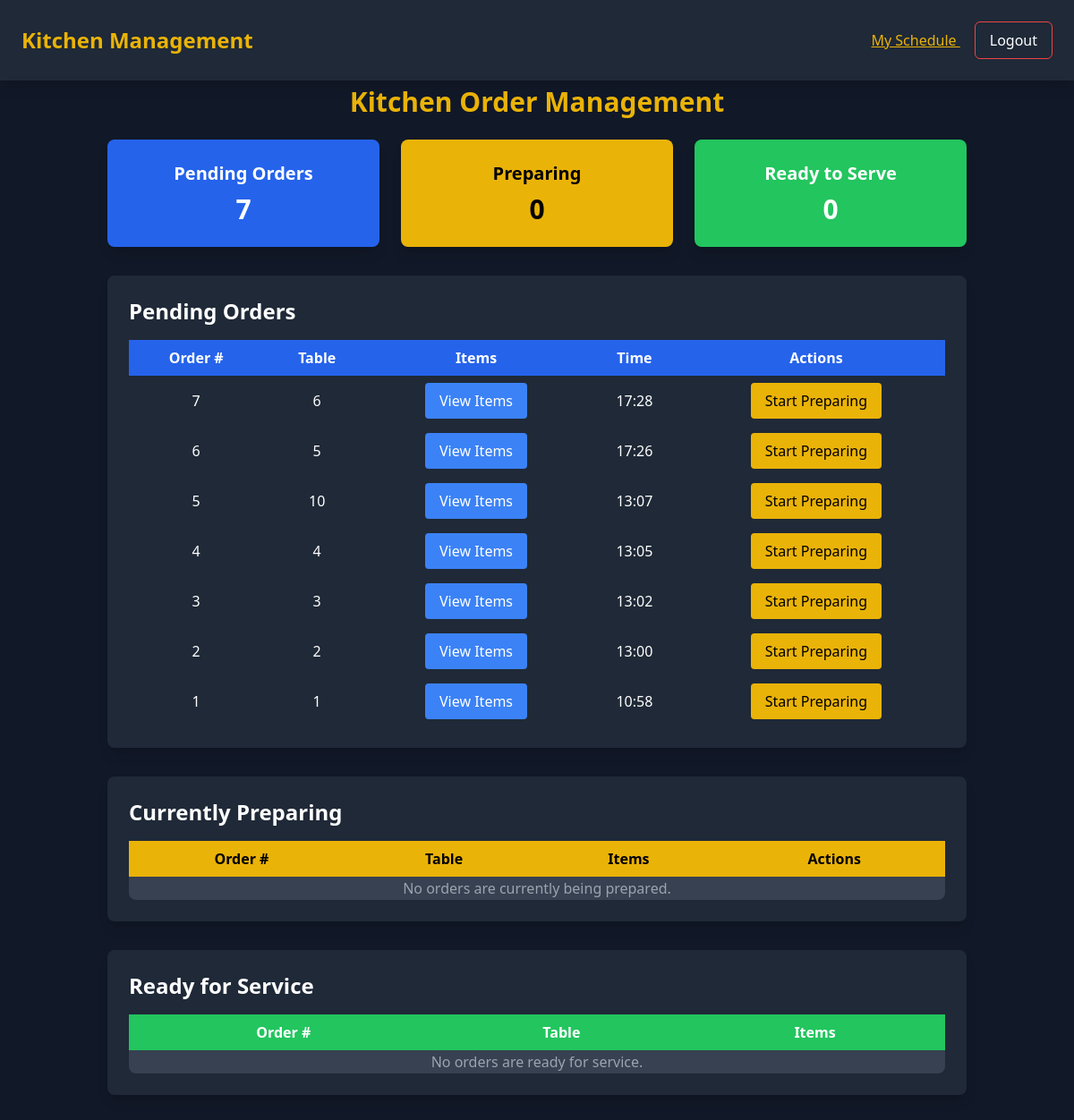
Page /core/chef-dashboard/ (signed in) on the earlier database version.
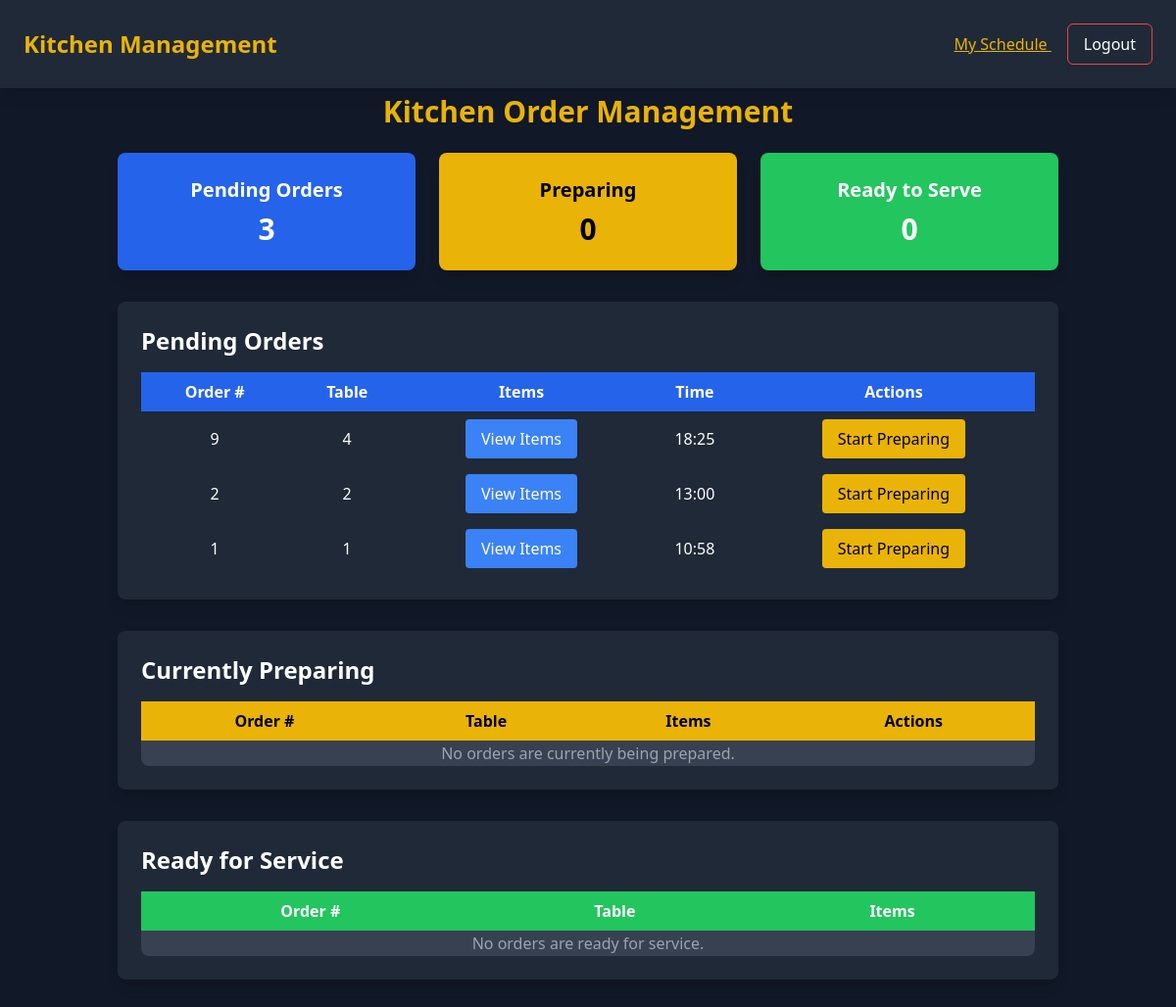
Same page on the later database version.
### order_management/models.py (models this page shows, shortened)
class Order(models.Model):
    STATUS_CHOICES = [
        ('pending', 'Pending'),
        ('preparing', 'Preparing'),
        ('ready', 'Ready'),
        ('served', 'Served'),
        ('completed', 'Completed'),
    ]
    PAYMENT_STATUS_CHOICES = [
        ('unpaid', 'Unpaid'),
        ('paid', 'Paid'),
    ]
    table_number = models.IntegerField()
    waiter = models.ForeignKey(User, on_delete=models.SET_NULL, null=True, related_name='orders')
    status = models.CharField(max_length=20, choices=STATUS_CHOICES, default='pending')
    payment_status = models.CharField(max_length=20, choices=PAYMENT_STATUS_CHOICES, default='unpaid')
    created_at = models.DateTimeField(auto_now_add=True)
    class Meta:
        ordering = ['-created_at']

### core/views.py (the view)
# urls.py: path('chef-dashboard/', views.chef_dashboard, name='chef_dashboard'),
@login_required
@user_passes_test(is_chef)
def chef_dashboard(request):
    pending_orders = Order.objects.filter(status="pending")
    preparing_orders = Order.objects.filter(status="preparing")
    ready_orders = Order.objects.filter(status="ready")
    context = {
        "pending_orders": pending_orders,
        "preparing_orders": preparing_orders,
        "ready_orders": ready_orders,
    }
    return render(request, "core/chef_dashboard.html", context)

### core/views.py (called while the page is built)
def is_chef(user):
    return user.is_authenticated and hasattr(user, 'userprofile') and user.userprofile.role == "Chef"

### core/templates/core/chef_dashboard.html (shortened to what this page needs)
<!DOCTYPE html>
<html lang="en">
<head>
    <script src="https://cdn.tailwindcss.com"></script>
</head>
<body class="bg-gray-900 text-white font-sans">
    <nav class="bg-gray-800 shadow-lg p-6 flex justify-between items-center fixed top-0 left-0 w-full z-50">
        <h1 class="text-yellow-500 text-2xl font-bold">Kitchen Management</h1>
        <div class="space-x-4">
            <a href="{% url 'staff_schedule' %}" class="text-yellow-500 hover:text-yellow-300 underline">
                My Schedule
            </a>
            <form method="POST" action="{% url 'logout' %}" class="inline">
                <button type="submit" class="hover:bg-red-500 hover:text-white bg-transparent border border-red-500 px-4 py-2 rounded-md transition duration-300">
                    Logout
                </button>
            </form>
        </div>
    </nav>
    <div class="container mx-auto pt-24 p-8">
        <h2 class="text-3xl font-bold mb-6 text-yellow-500 text-center">Kitchen Order Management</h2>
        <div class="grid grid-cols-1 md:grid-cols-3 gap-6 mb-8">
            <div class="bg-blue-600 p-6 rounded-lg shadow-lg text-center">
                <h5 class="text-xl font-semibold">Pending Orders</h5>
                <h2 class="text-3xl font-bold mt-2">{{ pending_orders.count }}</h2>
            </div>
            <div class="bg-yellow-500 p-6 rounded-lg shadow-lg text-center text-black">
                <h5 class="text-xl font-semibold">Preparing</h5>
                <h2 class="text-3xl font-bold mt-2">{{ preparing_orders.count }}</h2>
            </div>
            <div class="bg-green-500 p-6 rounded-lg shadow-lg text-center">
                <h5 class="text-xl font-semibold">Ready to Serve</h5>
                <h2 class="text-3xl font-bold mt-2">{{ ready_orders.count }}</h2>
            </div>
        </div>
        <div class="bg-gray-800 p-6 rounded-lg shadow-lg mb-8">
            <h2 class="text-2xl font-semibold mb-4">Pending Orders</h2>
            <table class="w-full bg-gray-700 rounded-lg">
                <thead class="bg-blue-600 text-white">
                    <tr>
                        <th class="px-4 py-2">Order #</th>
                        <th class="px-4 py-2">Table</th>
                        <th class="px-4 py-2">Items</th>
                        <th class="px-4 py-2">Time</th>
                        <th class="px-4 py-2">Actions</th>
                    </tr>
                </thead>
                <tbody>
                    {% for order in pending_orders %}
                    <tr class="bg-gray-800">
                        <td class="px-4 py-2 text-center">{{ order.id }}</td>
                        <td class="px-4 py-2 text-center">{{ order.table_number }}</td>
                        <td class="px-4 py-2 text-center">
                            <button onclick="viewOrderDetails('{{ order.id }}')" class="bg-blue-500 px-4 py-2 rounded hover:bg-blue-600">View Items</button>
                        </td>
                        <td class="px-4 py-2 text-center">{{ order.created_at|date:"H:i" }}</td>
                        <td class="px-4 py-2 text-center">
                            <button onclick="updateOrderStatus('{{ order.id }}', 'preparing')" class="bg-yellow-500 text-black px-4 py-2 rounded hover:bg-yellow-600">Start Preparing</button>
                        </td>
                    </tr>
                    {% empty %}
                    <tr>
                        <td colspan="5" class="text-center text-gray-400">No pending orders.</td>
                    </tr>
                    {% endfor %}
                </tbody>
            </table>
        </div>
        <div class="bg-gray-800 p-6 rounded-lg shadow-lg mb-8">
            <h2 class="text-2xl font-semibold mb-4">Currently Preparing</h2>
            <table class="w-full bg-gray-700 rounded-lg">
                <thead class="bg-yellow-500 text-black">
                    <tr>
                        <th class="px-4 py-2">Order #</th>
                        <th class="px-4 py-2">Table</th>
                        <th class="px-4 py-2">Items</th>
                        <th class="px-4 py-2">Actions</th>
                    </tr>
                </thead>
                <tbody>
                    {% for order in preparing_orders %}
                    <tr class="bg-gray-800">
                        <td class="px-4 py-2 text-center">{{ order.id }}</td>
                        <td class="px-4 py-2 text-center">{{ order.table_number }}</td>
                        <td class="px-4 py-2 text-center">
                            <button onclick="viewOrderDetails('{{ order.id }}')" class="bg-blue-500 px-4 py-2 rounded hover:bg-blue-600">View Items</button>
                        </td>
                        <td class="px-4 py-2 text-center">
                            <button onclick="updateOrderStatus('{{ order.id }}', 'ready')" class="bg-green-500 px-4 py-2 rounded hover:bg-green-600">Mark Ready</button>
                        </td>
                    </tr>
                    {% empty %}
                    <tr>
                        <td colspan="4" class="text-center text-gray-400">No orders are currently being prepared.</td>
                    </tr>
                    {% endfor %}
                </tbody>
            </table>
        </div>
        <div class="bg-gray-800 p-6 rounded-lg shadow-lg">
            <h2 class="text-2xl font-semibold mb-4">Ready for Service</h2>
            <table class="w-full bg-gray-700 rounded-lg">
                <thead class="bg-green-500 text-white">
                    <tr>
                        <th class="px-4 py-2">Order #</th>
                        <th class="px-4 py-2">Table</th>
                        <th class="px-4 py-2">Items</th>
                    </tr>
                </thead>
                <tbody>
                    {% for order in ready_orders %}
                    <tr class="bg-gray-800">
                        <td class="px-4 py-2 text-center">{{ order.id }}</td>
                        <td class="px-4 py-2 text-center">{{ order.table_number }}</td>
                        <td class="px-4 py-2 text-center">
                            <button onclick="viewOrderDetails('{{ order.id }}')" class="bg-blue-500 px-4 py-2 rounded hover:bg-blue-600">View Items</button>
                        </td>
                    </tr>
                    {% empty %}
                    <tr>
                        <td colspan="3" class="text-center text-gray-400">No orders are ready for service.</td>
                    </tr>
                    {% endfor %}
                </tbody>
            </table>
        </div>
    </div>
</body>
</html>

Differences in the rows shown:
removed Order: id "7", table_number "6", created_at "17:28"
removed Order: id "6", table_number "5", created_at "17:26"
removed Order: id "5", table_number "10", created_at "13:07"
removed Order: id "4", table_number "4", created_at "13:05"
removed Order: id "3", table_number "3", created_at "13:02"
added Order: id "9", table_number "4", created_at "18:25"
Other differences:
{{ pending_orders.count }}: "7" → "3"
